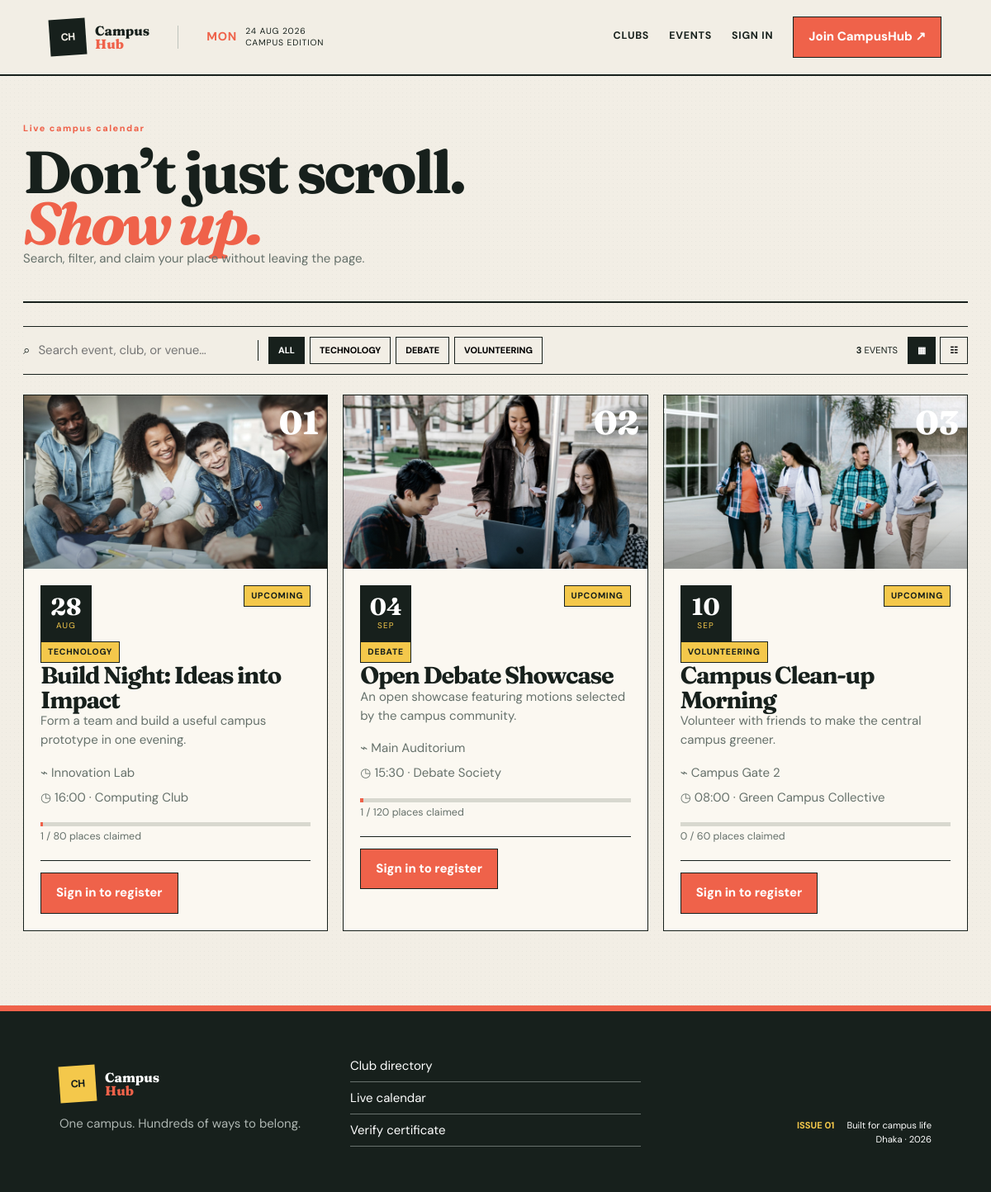
Screenshot of /events.php with the database file from the repository.
### tables this page shows
CREATE TABLE events (
  event_id BIGINT UNSIGNED AUTO_INCREMENT PRIMARY KEY,
  club_id BIGINT UNSIGNED NOT NULL,
  created_by_user_id BIGINT UNSIGNED NOT NULL,
  title VARCHAR(180) NOT NULL,
  description TEXT NOT NULL,
  event_category VARCHAR(80) NOT NULL,
  event_date DATE NOT NULL,
  start_time TIME NOT NULL,
  end_time TIME NULL,
  venue VARCHAR(180) NOT NULL,
  maximum_participants INT UNSIGNED NOT NULL,
  registration_deadline DATE NULL,
  poster VARCHAR(255) NULL,
  status ENUM('Draft','Upcoming','Ongoing','Completed','Cancelled') NOT NULL DEFAULT 'Draft',
  created_at TIMESTAMP NOT NULL DEFAULT CURRENT_TIMESTAMP,
  updated_at TIMESTAMP NOT NULL DEFAULT CURRENT_TIMESTAMP ON UPDATE CURRENT_TIMESTAMP,
  CONSTRAINT fk_event_club FOREIGN KEY (club_id) REFERENCES clubs(club_id) ON DELETE CASCADE,
  CONSTRAINT fk_event_creator FOREIGN KEY (created_by_user_id) REFERENCES users(user_id),
  CONSTRAINT chk_event_capacity CHECK (maximum_participants > 0),
  CONSTRAINT chk_event_deadline CHECK (registration_deadline IS NULL OR registration_deadline <= event_date),
  INDEX idx_event_discovery (status, event_date, event_category)
);

CREATE TABLE clubs (
  club_id BIGINT UNSIGNED AUTO_INCREMENT PRIMARY KEY,
  club_name VARCHAR(140) NOT NULL UNIQUE,
  description TEXT NOT NULL,
  category VARCHAR(80) NOT NULL,
  logo VARCHAR(255) NULL,
  contact_information VARCHAR(190) NULL,
  status ENUM('Pending','Active','Suspended') NOT NULL DEFAULT 'Pending',
  created_at TIMESTAMP NOT NULL DEFAULT CURRENT_TIMESTAMP,
  INDEX idx_club_category_status (category, status)
);

### config/database.php (called while the page is built, shortened)
<?php
function db(): PDO
{
    static $pdo = null;
    if ($pdo instanceof PDO) {
        return $pdo;
    }
    $dsn = sprintf('mysql:host=%s;port=%s;dbname=%s;charset=utf8mb4', DB_HOST, DB_PORT, DB_NAME);
    try {
        $pdo = new PDO($dsn, DB_USER, DB_PASS, [
            PDO::ATTR_ERRMODE => PDO::ERRMODE_EXCEPTION,
            PDO::ATTR_DEFAULT_FETCH_MODE => PDO::FETCH_ASSOC,
            PDO::ATTR_EMULATE_PREPARES => false,
        ]);
    } catch (PDOException $exception) {
        http_response_code(500);
        exit('Database connection failed. Import database/schema.sql and database/seed.sql in phpMyAdmin, then check config/database.php.');
    }
    return $pdo;
}

### includes/functions.php (called while the page is built, shortened)
<?php
function e(?string $value): string
{
    return htmlspecialchars($value ?? '', ENT_QUOTES, 'UTF-8');
}
function user(): ?array
{
    return $_SESSION['user'] ?? null;
}

### events.php (the view, shortened to what this page needs)
<?php
$registered=[];
$events=db()->query("SELECT e.*,c.club_name,COUNT(CASE WHEN er.registration_status='Registered' THEN 1 END) registration_count FROM events e JOIN clubs c ON c.club_id=e.club_id LEFT JOIN event_registration er ON er.event_id=e.event_id GROUP BY e.event_id ORDER BY FIELD(e.status,'Upcoming','Ongoing','Draft','Completed','Cancelled'),e.event_date,e.start_time")->fetchAll();
$categories=array_values(array_unique(array_column($events,'event_category')));
$eventImages=['assets/images/club-collaboration.jpg','assets/images/campus-study.jpg','assets/images/campus-walk.jpg'];
$pageTitle='Events';require __DIR__.'/includes/header.php';
?>
<section class="page-shell">
<div class="page-head"><div><span class="eyebrow">Live campus calendar</span><h2>Don’t just scroll.<br><span class="accent-script">Show up.</span></h2><p>Search, filter, and claim your place without leaving the page.</p></div></div>
<div class="filter-bar" data-filter-scope="events"><label class="search-field"><span>⌕</span><input type="search" data-live-search placeholder="Search event, club, or venue…"></label><div class="filter-chips"><button class="filter-chip active" data-filter="all">All</button><?php foreach($categories as $category):?><button class="filter-chip" data-filter="<?=e(strtolower($category))?>"><?=e($category)?></button><?php endforeach;?></div><span class="result-count"><strong data-result-count><?=count($events)?></strong> events</span><div class="view-toggle" aria-label="Event view"><button class="active" data-view="grid" title="Grid view" aria-label="Grid view">▦</button><button data-view="list" title="List view" aria-label="List view">☷</button></div></div>
<div class="grid dynamic-grid" data-filter-grid data-event-view><?php foreach($events as $i=>$event):$percent=min(100,round(((int)$event['registration_count']/(int)$event['maximum_participants'])*100));$reg=$registered[(int)$event['event_id']]??null;?><article class="card event-card reveal" data-filter-item data-category="<?=e(strtolower($event['event_category']))?>" data-search="<?=e(strtolower($event['title'].' '.$event['club_name'].' '.$event['venue'].' '.$event['event_category']))?>"><div class="event-cover"><img src="<?=e($eventImages[$i%count($eventImages)])?>" alt=""><span class="cover-index">0<?=$i+1?></span></div><div class="card-content"><div class="event-card-head"><div class="event-date-block"><strong><?=e(date('d',strtotime($event['event_date'])))?></strong><span><?=e(strtoupper(date('M',strtotime($event['event_date']))))?></span></div><span class="badge <?=$event['status']==='Cancelled'?'badge-danger':''?>"><?=e($event['status'])?></span></div><span class="card-tag"><?=e($event['event_category'])?></span><h3><?=e($event['title'])?></h3><p class="muted clamp"><?=e($event['description'])?></p><div class="detail-list"><span>⌁ <?=e($event['venue'])?></span><span>◷ <?=e(substr((string)$event['start_time'],0,5))?> · <?=e($event['club_name'])?></span></div><div class="capacity"><span style="width:<?=$percent?>%"></span></div><small class="muted"><span data-registration-count><?=(int)$event['registration_count']?></span> / <?=(int)$event['maximum_participants']?> places claimed</small><div class="card-footer"><?php if(user()&&!is_admin()&&!can_manage_club((int)$event['club_id'])):?><form method="post" data-ajax="api/event-registration.php"><input type="hidden" name="csrf" value="<?=e(csrf_token())?>"><input type="hidden" name="event_id" value="<?=$event['event_id']?>"><?php if($reg==='Registered'):?><button class="button button-quiet" name="action" value="cancel_registration" data-confirm="Cancel your registration?">Registered ✓ · Cancel</button><?php elseif($event['status']==='Upcoming'):?><button class="button button-primary" name="action" value="register">Claim my place</button><?php endif;?></form><?php elseif(!user()):?><a class="button button-primary" href="login.php">Sign in to register</a><?php endif;?><?php if(user()&&can_manage_club((int)$event['club_id'])):?><div class="actions"><a class="button button-quiet" href="events.php?edit=<?=$event['event_id']?>">Edit</a><form method="post"><input type="hidden" name="csrf" value="<?=e(csrf_token())?>"><input type="hidden" name="event_id" value="<?=$event['event_id']?>"><?php if($event['status']!=='Cancelled'):?><button class="button button-danger" name="action" value="cancel" data-confirm="Cancel this event?">Cancel</button><?php endif;?><button class="button button-danger" name="action" value="delete" data-confirm="Permanently delete this event?">Delete</button></form></div><?php endif;?></div></div></article><?php endforeach;?></div><div class="empty filter-empty" hidden>No events match those filters. Try another category or search.</div>
</section>
<?php require __DIR__.'/includes/footer.php';?>

### assets/style.css (style rules this page uses)
:root { --paper:#f2eee5;--cream:#fbf8f1;--ink:#17201c;--muted:#66716b;--line:#bfc4bd;--coral:#ef624a;--sun:#f4c84b;--green:#27745a;--blue:#6a8fb8;--white:#fff;--shadow:0 18px 48px rgba(23,32,28,.12) }
* { box-sizing:border-box }
html { scroll-behavior:smooth }
body { margin:0;background:var(--paper);background-image:radial-gradient(rgba(23,32,28,.035) .7px,transparent .7px);background-size:5px 5px;color:var(--ink);font:15px/1.55 "DM Sans",sans-serif }
h1,h2,h3 { font-family:Fraunces,serif;line-height:1.02;letter-spacing:-.045em;margin:0 }
p { margin:0 0 1rem }
a { color:inherit;text-decoration:none }
button,input,select,textarea { font:inherit }
.muted { color:var(--muted) }
.button { border:0;padding:12px 18px;display:inline-flex;align-items:center;justify-content:center;font-weight:800;cursor:pointer;transition:transform .18s,box-shadow .18s }
.button-coral,.button-primary { background:var(--coral);color:white;border:1px solid var(--ink) }
.lead-photo img,.story-image img,.auth-visual img,.club-cover img,.event-cover img { width:100%;height:100%;object-fit:cover;display:block;filter:saturate(.78) contrast(1.06) }
.capacity { height:5px;background:#d8d8cf;margin-top:18px }
.capacity span { display:block;height:100%;background:var(--coral) }
.page-shell { max-width:1320px;margin:auto;padding:55px 28px 90px }
.page-head { display:flex;justify-content:space-between;align-items:end;border-bottom:2px solid var(--ink);padding-bottom:24px;margin-bottom:28px }
.page-head h2 { font-size:clamp(3rem,6vw,6.6rem);line-height:.87 }
.page-head h2 .accent-script { color:var(--coral);font-style:italic }
.page-head p { color:var(--muted);max-width:600px }
.eyebrow { font-size:.68rem;font-weight:800;letter-spacing:.14em;color:var(--coral);display:block;margin-bottom:13px }
.grid { display:grid;grid-template-columns:repeat(3,1fr);gap:18px }
.card { background:var(--cream);border:1px solid var(--ink);padding:22px;position:relative }
.card h3 { font-size:1.8rem }
.card-tag,.badge { display:inline-block;padding:4px 8px;background:var(--sun);border:1px solid var(--ink);font-size:.65rem;font-weight:800;text-transform:uppercase;letter-spacing:.07em }
.card-footer { border-top:1px solid var(--ink);margin-top:18px;padding-top:14px;display:flex;justify-content:space-between;align-items:center;gap:10px }
.detail-list { display:grid;gap:7px;color:var(--muted);margin:15px 0 }
.clamp { display:-webkit-box;-webkit-line-clamp:3;-webkit-box-orient:vertical;overflow:hidden }
.club-card,.event-card { padding:0;overflow:hidden }
.club-cover,.event-cover { height:210px;position:relative }
.club-cover:after,.event-cover:after { content:"";position:absolute;inset:0;background:linear-gradient(0deg,rgba(23,32,28,.3),transparent 60%) }
.cover-index { position:absolute;right:10px;top:8px;font:800 2.5rem Fraunces;color:white;z-index:2 }
.card-content { padding:20px }
.event-card-head { display:flex;justify-content:space-between;align-items:start }
.event-date-block { width:62px;height:68px;display:grid;place-content:center;text-align:center;background:var(--ink);color:white }
.event-date-block strong { font:700 1.8rem/1 Fraunces }
.event-date-block span { font-size:.62rem;color:var(--sun);letter-spacing:.12em }
.filter-bar { display:flex;align-items:center;gap:12px;border-block:1px solid var(--ink);padding:12px 0;margin-bottom:24px;position:sticky;top:92px;background:var(--paper);z-index:20 }
.search-field { display:flex;align-items:center;gap:8px;min-width:285px;border-right:1px solid var(--ink);padding-right:15px }
.search-field input { border:0;background:transparent;outline:0;width:100% }
.filter-chips { display:flex;gap:6px;overflow-x:auto }
.filter-chip,.view-toggle button { border:1px solid var(--ink);background:transparent;padding:7px 11px;font-size:.68rem;font-weight:800;text-transform:uppercase;cursor:pointer }
.filter-chip.active,.filter-chip:hover,.view-toggle button.active { background:var(--ink);color:white }
.result-count { margin-left:auto;font-size:.7rem;text-transform:uppercase }
.view-toggle { display:flex;gap:5px }
.reveal { opacity:1;transform:none;transition:transform .28s ease,box-shadow .28s ease }

### rows the page displays
events: shows a picture, event_date "28", event_date "AUG", status "UPCOMING", event_category "TECHNOLOGY", title "Build Night: Ideas into Impact", description "Form a team and build a useful campus prototype in one evening.", venue "Innovation Lab", start_time "16:00", club.club_name "Computing Club", registration_count "1", maximum_participants "80"
events: shows a picture, event_date "04", event_date "SEP", status "UPCOMING", event_category "DEBATE", title "Open Debate Showcase", description "An open showcase featuring motions selected by the campus community.", venue "Main Auditorium", start_time "15:30", club.club_name "Debate Society", registration_count "1", maximum_participants "120"
events: shows a picture, event_date "10", event_date "SEP", status "UPCOMING", event_category "VOLUNTEERING", title "Campus Clean-up Morning", description "Volunteer with friends to make the central campus greener.", venue "Campus Gate 2", start_time "08:00", club.club_name "Green Campus Collective", registration_count "0", maximum_participants "60"

### other values shown
$category "TECHNOLOGY"
$category "DEBATE"
$category "VOLUNTEERING"
count($events) "3"
